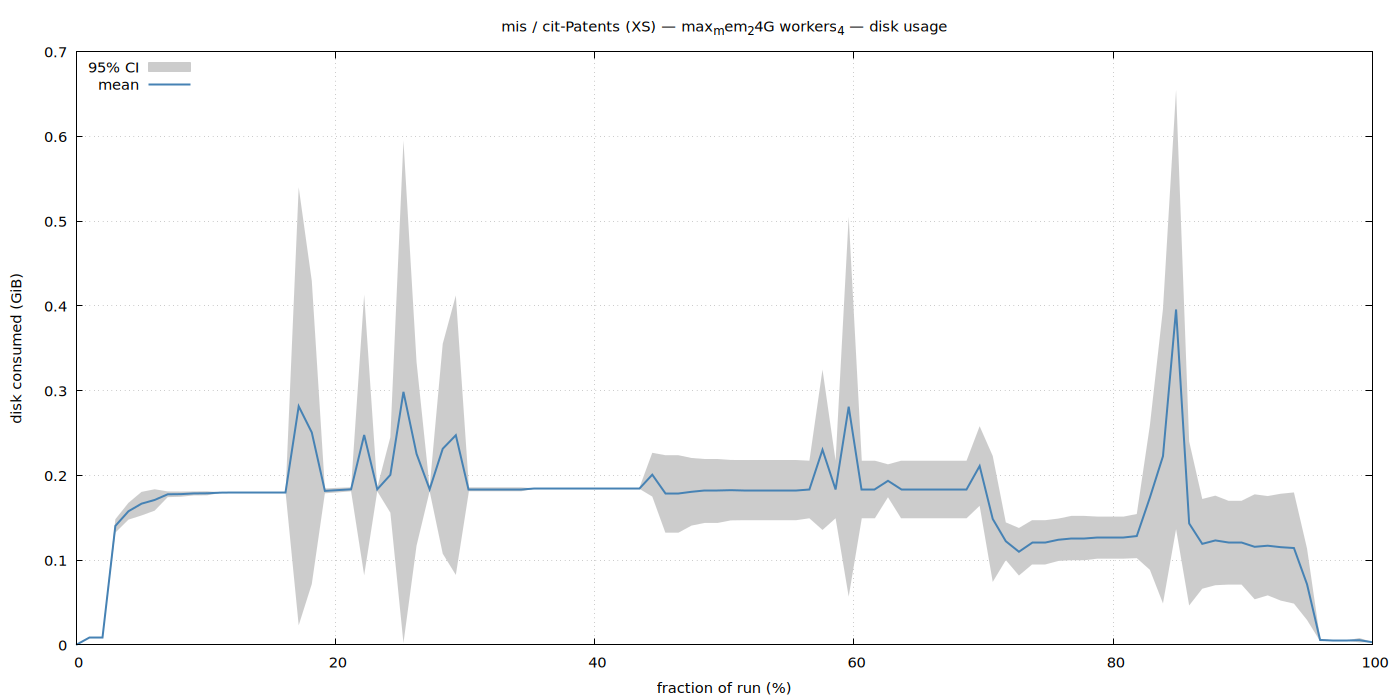

Source code (gnuplot):
set terminal pngcairo size 1400,700 enhanced font 'Sans,11'
set output '/home/ubuntu/nvm/results/mis/XS/cit-Patents/max_mem_24G_workers_4/disk.png'
set title "mis / cit-Patents (XS) — max_mem_24G workers_4 — disk usage"
set xlabel 'fraction of run (%)'
set ylabel 'disk consumed (GiB)'
set grid
set key top left
set yrange [0:*]
plot '/home/ubuntu/nvm/results/mis/XS/cit-Patents/max_mem_24G_workers_4/disk.dat' using 1:3:4 with filledcurves lc rgb '#cccccc' title '95% CI', \
     '' using 1:2 with lines lw 2 lc rgb '#4682b4' title 'mean'
